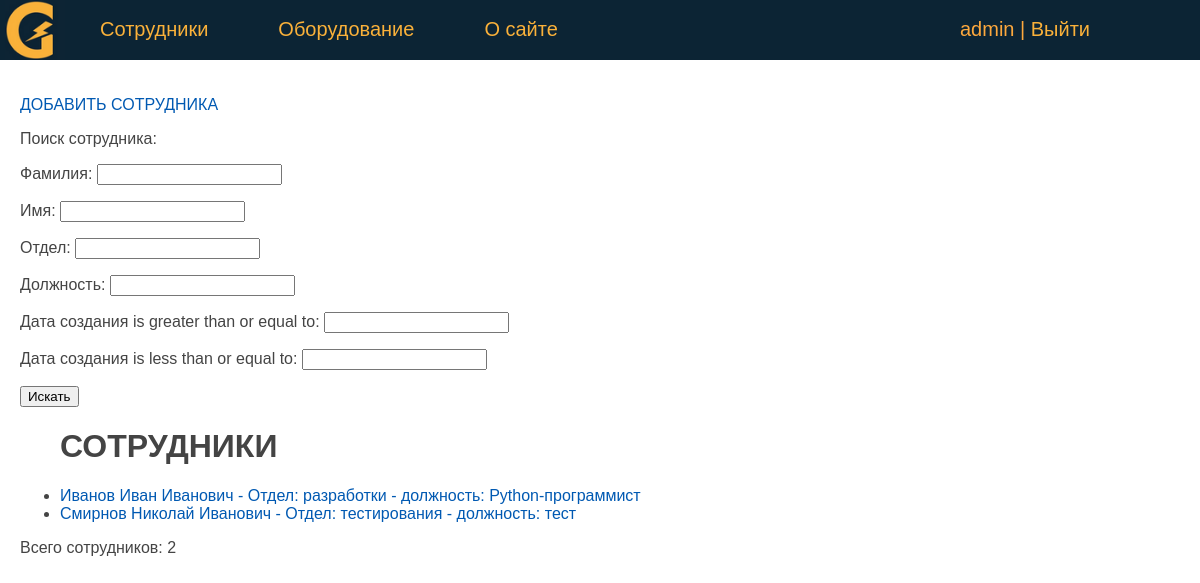
The page /persons/ (signed in) on the database its author committed.
### eqlog/models.py (models this page shows, shortened)
class Person(models.Model):
    last_name = models.CharField(verbose_name='Фамилия', max_length=50)
    first_name = models.CharField(verbose_name='Имя', max_length=50)
    middle_name = models.CharField(verbose_name='Отчество', max_length=50)
    department = models.ForeignKey('Department', on_delete=models.PROTECT, verbose_name='Отдел', related_name='get_persons')
    job_title = models.CharField(verbose_name='Должность', max_length=50)
    jobing_at = models.DateField(verbose_name='Дата трудоустройства', default=date(2020, 1, 1))
    created_at = models.DateTimeField(verbose_name='Дата создания', auto_now_add=True)
    updated_at = models.DateTimeField(verbose_name='Дата изменения', auto_now=True)
    remote = models.BooleanField(verbose_name='Удаленщик', default=False)
    is_working = models.BooleanField(verbose_name='Работает', default=True)
    city = models.CharField(verbose_name='Город', max_length=50, default='Москва')
    slug = models.SlugField(verbose_name='URL', max_length=255, unique=True, db_index=True)
    objects = models.Manager()
    def get_absolute_url(self):
        return reverse('person', kwargs={'pers_slug': self.slug})
    class Meta:
        verbose_name = 'Сотрудник'
        verbose_name_plural = 'Сотрудники'
        ordering = ['last_name', 'first_name']

class Department(models.Model):
    name = models.CharField(verbose_name='Отдел', max_length=50)
    objects = models.Manager()
    def __str__(self):
        return self.name
    class Meta:
        verbose_name = 'Отдел'
        verbose_name_plural = 'Отделы'

### eqlog/views.py (the view)
# urls.py: path('persons/', PersonHome.as_view(), name='persons'),
class PersonHome(DataMixin, ListView):
    model = Person
    template_name = 'eqlog/persons.html'
    context_object_name = 'persons'
    paginate_by = 20
    def get_context_data(self, **kwargs):
        context = super().get_context_data(**kwargs)
        auth = self.request.user.is_authenticated
        queryset = self.get_queryset()
        ps_filter = PersonFilter(self.request.GET, queryset)
        c_def = self.get_user_context(title='Сотрудники', auth=auth, ps_filter=ps_filter)
        return {**context, **c_def}
    def get_queryset(self):
        queryset = super().get_queryset()
        ps_filter = PersonFilter(self.request.GET, queryset)
        return ps_filter.qs

### eqlog/utils.py (called while the page is built)
    def get_user_context(self, **kwargs):
        context = kwargs
        context['menu'] = menu
        return context

### eqlog/templates/eqlog/persons.html (shortened to what this page needs)
{% extends 'eqlog/base.html' %}
{% block content %}
    {% if auth %}
        <p><a href="{% url 'addperson' %}">ДОБАВИТЬ СОТРУДНИКА</a> </p>
        <p>Поиск сотрудника: </p>
        <form method="get" action="{% url 'persons' %}">
            {{ ps_filter.form.as_p }}
            <button type="submit">Искать</button>
        </form>
        <ul>
            <h1>{{ title.upper }}</h1>
        {% for p in persons %}
            <li>
                <a href="{{ p.get_absolute_url }}">
                    {{ p.last_name }}
                    {{ p.first_name }}
                    {{ p.middle_name }}
                    - Отдел: {{ p.department }}
                    - должность: {{ p.job_title }}
                </a>
            </li>
        {% endfor %}
        </ul>
        <p> Всего сотрудников: {{ persons | length }}</p>
    {% endif %}
{% endblock %}

### eqlog/templates/eqlog/base.html (shortened to what this page needs)
<!DOCTYPE html>
{% load static %}
<html>
<head>
    <link type="text/css" href="/static/eqlog/css/styles.css" rel="stylesheet" />
</head>
<body bgcolor="white">
    {% block mainmenu %}
    <header class="header">
    <ul id="mainmenu" class="mainmenu">
        <li class="logo">
            <a href="{% url 'home' %}"><div class="logo"></div></a>
        </li>
        {% for m in menu %}
            <li><a href="{% url m.url_name %}"> {{ m.title }} </a></li>
        {% endfor %}
        <li class="last">
            {% if request.user.is_authenticated %}
                <li class="last"> {{user.username}} | <a href="{% url 'logout' %}">Выйти</a> </li>
            {% else %}
                <li class="last"><a href="{% url 'login' %}">Войти</a> </li>
            {% endif %}
        </li>
    </ul>
    </header>
    {% endblock mainmenu %}
    <main>
        {% block content %}
        {% endblock content %}
    </main>
</body>
</html>

### eqlog/static/eqlog/css/styles.css (style rules this page uses)
body { font-family: 'Arial'; margin: 0; padding: 0; height: 100%; width: 100%; color: #444; }
a { color: #0059b2; text-decoration: none; }
.header { background: #0c2434; height: 60px; }
main { padding: 20px; }
.logo { background: url('../images/logo_home.png') no-repeat 0px 0px; background-size: contain; background-position: center; width: 70px; height: 60px; }
ul.mainmenu { list-style: none; margin: 0; padding: 0; height: 60px; color: #FDA83D; font-size: 20px; overflow: hidden; }
ul.mainmenu li { float: left; margin: 18px 40px 0 30px; }
ul.mainmenu li.logo { margin: 0; }
ul.mainmenu li.last { float: right; }
ul.mainmenu li a { color: #fab13a; text-decoration: none; }

### rows shown on the page
Person: last_name "Иванов", first_name "Иван", middle_name "Иванович", department "разработки", job_title "Python-программист"
Person: last_name "Смирнов", first_name "Николай", middle_name "Иванович", department "тестирования", job_title "тест"

### other values the page prints
{{ m.title }} "Сотрудники" "Оборудование" "О сайте"
{{ user.username }} "admin"
{{ title.upper }} "СОТРУДНИКИ"
{{ persons | length }} "2"
